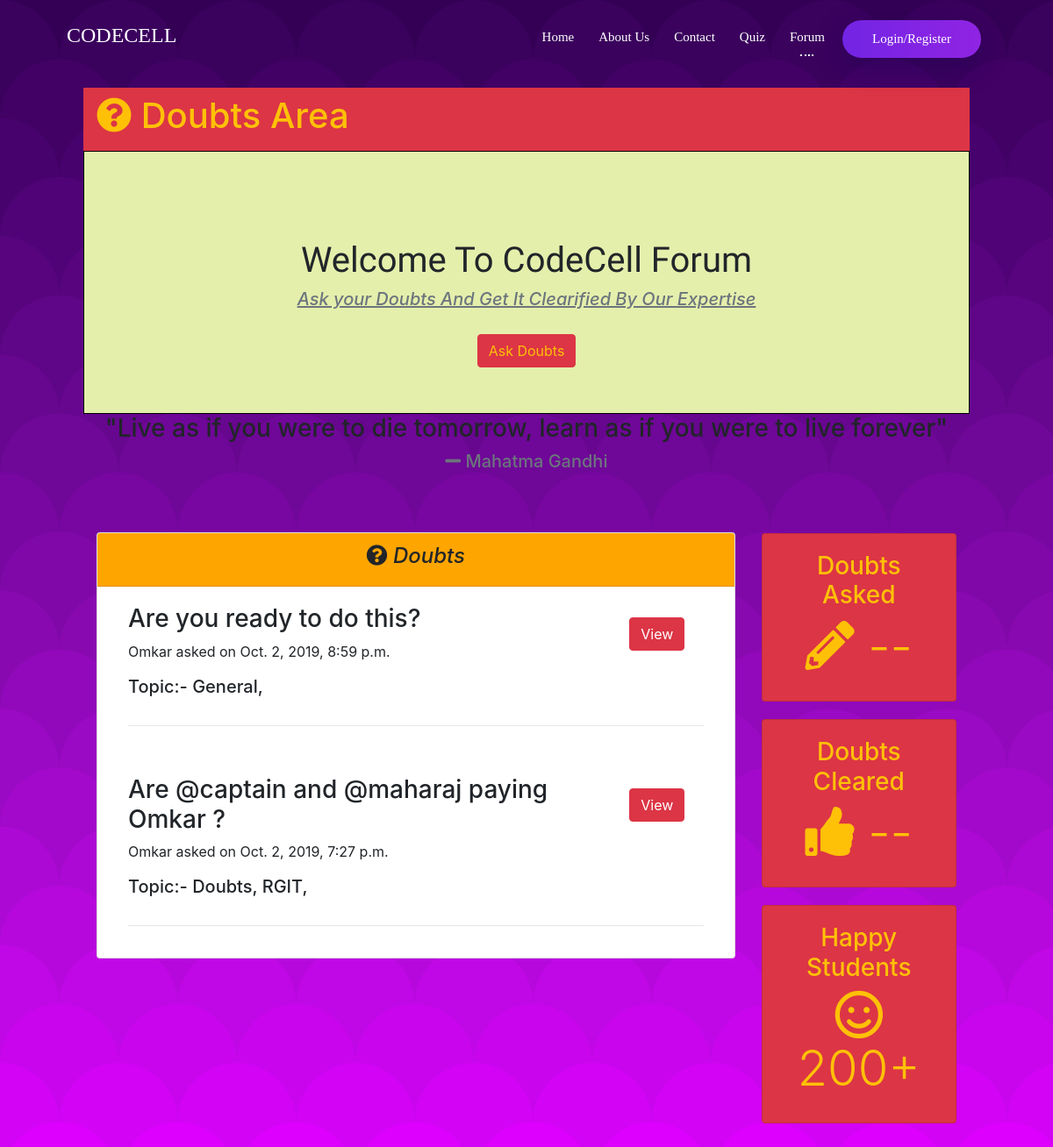
Before: /forum/ with the older database file.
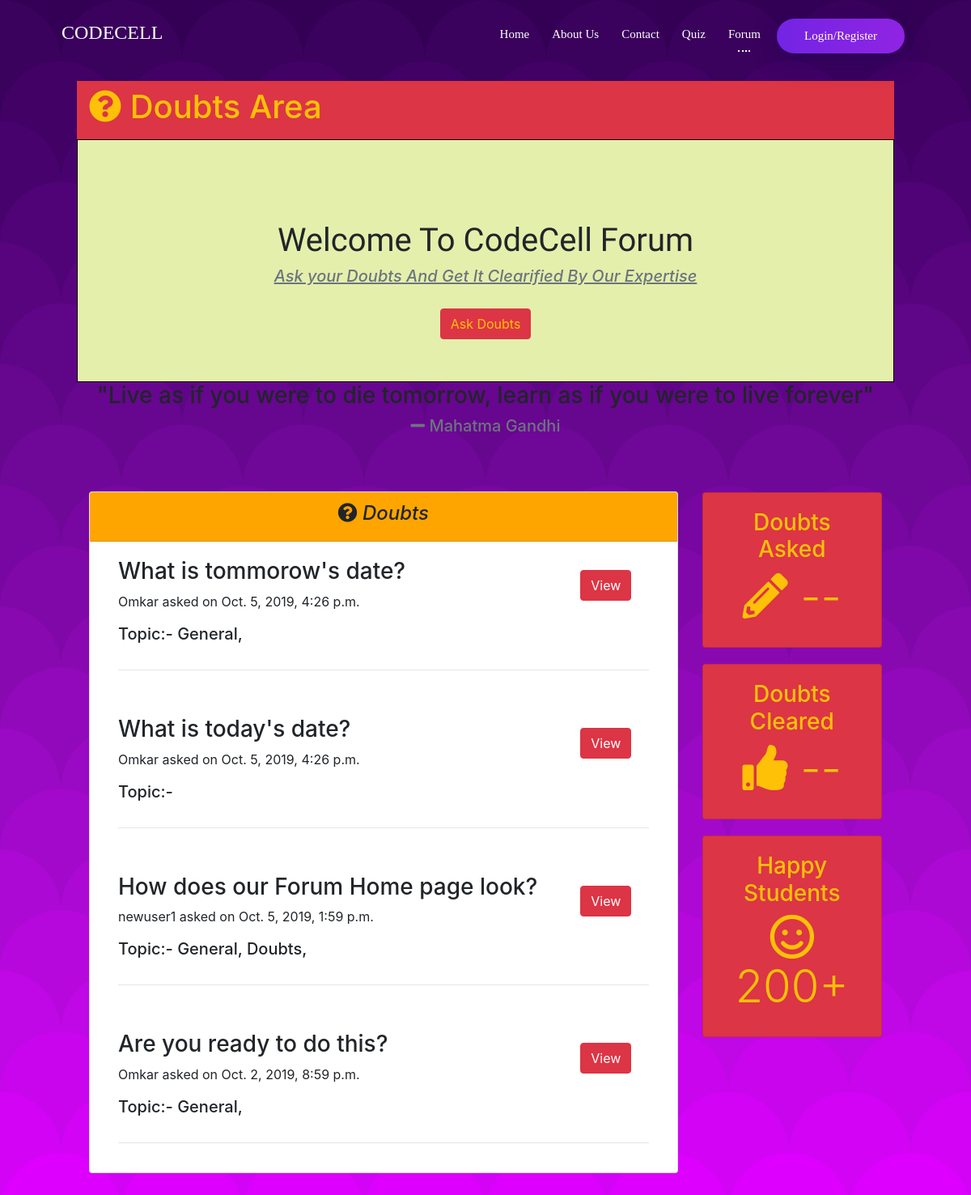
After: the same page with the newer database file.
### Forum/models.py (models this page shows, shortened)
class Forum_question(models.Model):
    question = models.CharField(max_length = 200, verbose_name = "Question Text", unique = True, blank = False, null = False)
    description = models.CharField(max_length = 500, verbose_name = "Question Description", unique = False, blank = True)
    topic = models.ManyToManyField(Topic, verbose_name = "Topic")
    user = models.ForeignKey(User, on_delete = models.CASCADE, verbose_name = "Question Author")
    asked_on = models.DateTimeField(auto_now_add = True, verbose_name = "Asked on ")
    views = models.IntegerField(verbose_name = "Views", default = 0, blank = False, null = False)
    upvotes = models.IntegerField(verbose_name = "Upvotes", default = 0, blank = False, null = False)
    class meta:
        verbose_name = "Question"
        verbose_name_plural = "Questions"

class Topic(models.Model):
    title = models.CharField(max_length = 100, verbose_name = "Title", unique = True, blank = False, null = False)
    description = models.CharField(max_length = 500, verbose_name = "Description", blank = True)
    def __str__(self):
        return self.title

### Forum/views.py (the view)
# urls.py: path('', views.forum_home, name = "forum_home"),
def forum_home(request, *args, **kwargs):
    question_list = Forum_question.objects.all().order_by('-asked_on')
    return render(request,'Forum/Forum_home.html',{'question_list':question_list})

### Forum/templates/Forum/Forum_home.html (shortened to what the changed rows need)
{% extends 'Accounts/base.html' %}
<!-- {% load static %}
{% block content %}
<link rel="stylesheet" href="{% static 'Accounts/css/loginPage.css' %}">
<link rel="stylesheet" href="{% static 'Accounts/css/loginPageResponsive.css' %}">
</html>
<div class="main" style="padding: 50px">
    <header id="main-header" class="py-2 bg-danger text-warning">
      <div class="container">
        <div class="row">
          <div class="col-md-6">
            <h1>
              <i class="fas fa-question-circle"></i> Doubts Area</h1>
          </div>
        </div>
      </div>
    </header>
         <div style="border:1px solid black; width:100%; height:300px; ;" class="back">
             <h1  class="font" style="text-align:center; padding-top:100px;">Welcome To CodeCell Forum</h1>
</div>
<section id="profile">
  <div class="container">
    <div class="row">
      <div class="col-md-9" style="margin-top:19px;">
        <div class="card">
          {% for i in question_list %}
          <div class="card-body">
            <div class="container">
              <div class="row">
                <div class="col-md-10">
                    <h3>{{ i.question }}</h3>
                        {{ i.user }} asked on {{ i.asked_on }}
                </div>
                <br/>
                <div class="col-md-2">
                  <a href="{% url 'answer_list' pk=i.pk %}"><button style="margin-top:15px;" class="btn  btn-danger">View</button></a>
                </div>
              </div>
              <div class="row">
                <div class="col-md-6">
                  <p><h5>Topic:- {% for j in i.topic.all %} {{j}},  {%endfor%}</h5> </p>
                </div>
              </div>
              <hr />
            </div>
          </div>
          {% endfor %}
        </div>
      </div>
    </div>
  </div>
</section>
</div>
{% endblock %}

Changed rows visible on the page:
removed Forum_question: question "Are @captain and @maharaj paying Omkar ?", user "Omkar", asked_on "Oct. 2, 2019, 7:27 p.m.", Topic (title "Doubts")
no longer on this page (row unchanged): Topic: title "RGIT", shown under "Are @captain and @maharaj paying Omkar ?"
added Forum_question: question "What is tommorow's date?", user "Omkar", asked_on "Oct. 5, 2019, 4:26 p.m.", Topic (title "General")
added Forum_question: question "What is today's date?", user "Omkar", asked_on "Oct. 5, 2019, 4:26 p.m."
added Forum_question: question "How does our Forum Home page look?", user "newuser1", asked_on "Oct. 5, 2019, 1:59 p.m.", Topic (title "General"), Topic (title "Doubts")
